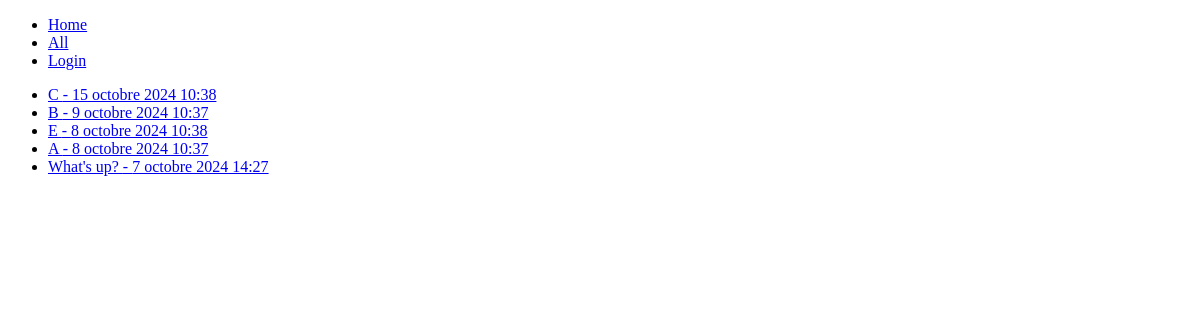
The page /polls/ on the database as committed earlier.
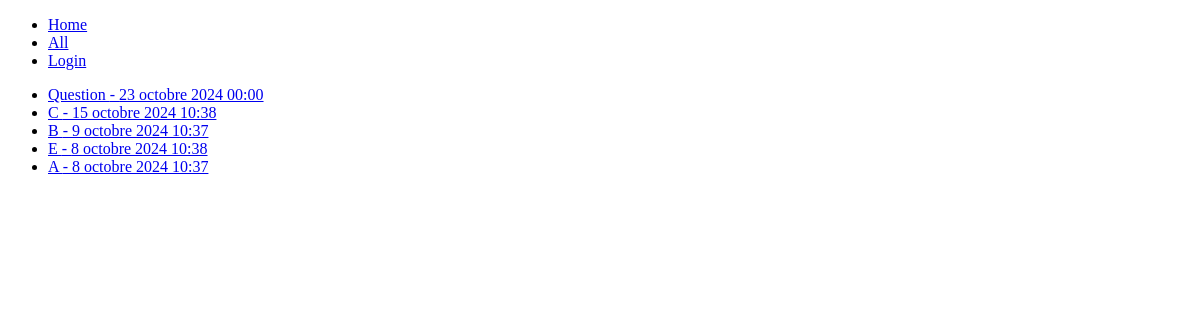
The same page on the database as committed later.
### polls/models.py (models this page shows, shortened)
class Question(models.Model):
    question_text = models.CharField(max_length=200)
    pub_date = models.DateTimeField("date published")

### polls/views.py (the view)
# urls.py: path("", views.IndexView.as_view(), name="index"),
class IndexView(generic.ListView):
    template_name = "polls/index.html"
    context_object_name = "latest_question_list"
    def get_queryset(self):
        return Question.objects.order_by("-pub_date")[:5]

### polls/templates/polls/index.html
{% extends "main.html" %}
{% block content %}
{% if latest_question_list %}
    <ul>
    {% for question in latest_question_list %}
        <li><a href="/polls/{{ question.id }}/">{{ question.question_text }} - {{ question.pub_date }}</a></li>
    {% endfor %}
    </ul>
{% else %}
    <p>No polls are available.</p>
{% endif %}
{% endblock %}

Rows that differ between the two databases and show on the page:
no longer on this page (row unchanged): Question: question_text "What's up?", pub_date "7 octobre 2024 14:27"
added Question: question_text "Question", pub_date "23 octobre 2024 00:00"
